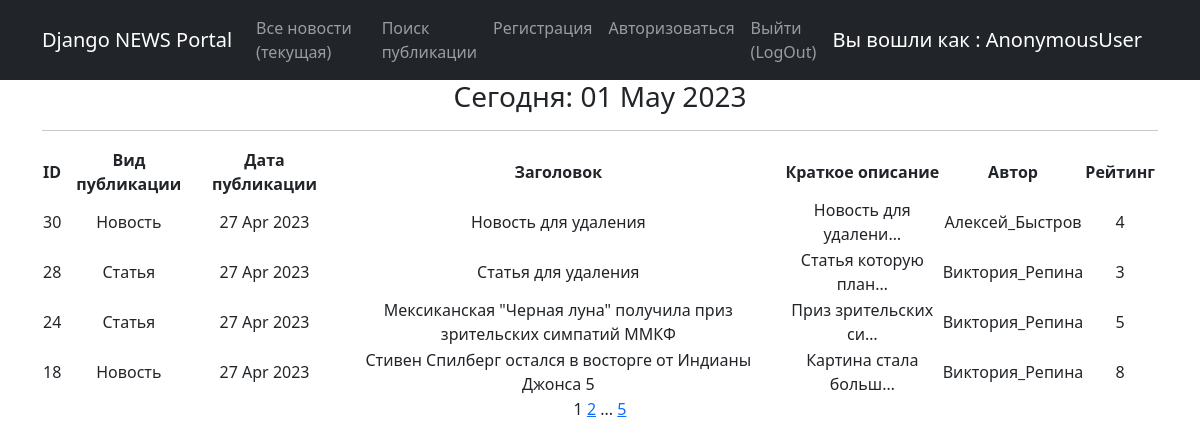
Page /news/ on the committed database.
### news/models.py (models this page shows, shortened)
class Post(models.Model):
    article = 'ART'
    news = 'NEW'
    POSITIONS = [
        (article, 'Статья'),
        (news, 'Новость')
    ]
    author = models.ForeignKey(Author, on_delete=models.CASCADE, verbose_name='Автор публикации')
    typeChoice = models.CharField(max_length=3, choices=POSITIONS, default=news, verbose_name='Вид публикации')
    pubDate = models.DateTimeField(auto_now_add=True, verbose_name='Дата публикации')
    postCategory = models.ManyToManyField(Category, through='PostCategory', default="Категория", verbose_name='Категория')
    headline = models.CharField(max_length=255, verbose_name='Заголовок')
    text = models.TextField(default="Текст статьи", verbose_name='Текст')
    postRating = models.SmallIntegerField(default=0, verbose_name='Рейтинг')
    class Meta:
        verbose_name = 'Публикация'
        verbose_name_plural = 'Публикации'

class Author(models.Model):
    authUser = models.OneToOneField(User, on_delete=models.CASCADE)
    authorRating = models.IntegerField(default=0)
    class Meta:
        verbose_name = 'Автор'
        verbose_name_plural = 'Авторы'

### news/views.py (the view)
# urls.py: path('', PostList.as_view(), name='posts_list'),
class PostList(ListView):
    model = Post
    ordering = '-pubDate'
    template_name = 'news.html'
    context_object_name = 'posts'
    paginate_by = 4
    def get_context_data(self, **kwargs):
        context = super().get_context_data(**kwargs)
        context['time_now'] = datetime.utcnow()
        context['next_post'] = None
        return context

### news/templatetags/custom_filters.py (called while the page is built)
@register.filter()
def censor(text, cens):
    text_list = text.split()
    censored_text_list = []
    cens = ["мира", 'слабо', 'клим']
    for n in text_list:
        word = ''.join(_ for _ in n if _ not in string.punctuation)
        if word.lower() in cens:
            censored_word = word[0] + '***'
            censored_text_list.append(n.replace(word, censored_word))
        else:
            censored_text_list.append(n)
    return ' '.join(censored_text_list)

### news/templatetags/custom_tags.py (called while the page is built)
@register.simple_tag(takes_context=True)
def url_replace(context, **kwargs):
   d = context['request'].GET.copy()
   for k, v in kwargs.items():
       d[k] = v
   return d.urlencode()

### templates/news.html (shortened to what this page needs)
{% extends 'flatpages/default.html' %}
{% load custom_filters %}
{% load custom_tags %}
{% block content %}
   <h3>Сегодня: {{time_now|date:'d M Y' }}</h3>
 <hr>
   {% if posts or postsearch %}
       <table>
           <tr>
               <td><b>ID</b></td>
               <td><b>Вид публикации</b></td>
               <td><b>Дата публикации</b></td>
               <td><b>Заголовок</b></td>
               <td><b>Краткое описание</b></td>
               <td><b>Автор</b></td>
               <td><b>Рейтинг</b></td>
           </tr>
           {% for post in posts %}
           <tr>
               <td>{{ post.id}}</td>
               <td>{{ post.get_typeChoice_display}}</td>
               <td>{{ post.pubDate|date:'d M Y'}}</td>
               <td>{{ post.headline|censor:''}}</td>
               <td>{{ post.text|truncatechars:20|censor:''}}</td>
               <td>{{ post.author.authUser}}</td>
               <td>{{ post.postRating}}</td>
               <td>
               </td>
           </tr>
           {% endfor %}
       </table>
   {% else %}
       <h2>Статей нет!</h2>
   {% endif %}
   {{ page_obj.number }}
   {% if page_obj.has_next %}
       <a href="?{% url_replace page=page_obj.next_page_number %}">{{ page_obj.next_page_number }}</a>
       {% if paginator.num_pages != page_obj.next_page_number %}
           ...
           <a href="?{% url_replace page=page_obj.paginator.num_pages %}">{{ page_obj.paginator.num_pages }}</a>
       {% endif %}
   {% endif %}
{% endblock content %}

### rows in the picture
Post: id "30", typeChoice "Новость", pubDate "27 Apr 2023", headline|censor "Новость для удаления", text|censor "Новость для удалени…", author.authUser "Алексей_Быстров", postRating "4"
Post: id "28", typeChoice "Статья", pubDate "27 Apr 2023", headline|censor "Статья для удаления", text|censor "Статья которую план…", author.authUser "Виктория_Репина", postRating "3"
Post: id "24", typeChoice "Статья", pubDate "27 Apr 2023", headline|censor "Мексиканская \"Черная луна\" получила приз зрительских симпатий ММКФ", text|censor "Приз зрительских си…", author.authUser "Виктория_Репина", postRating "5"
Post: id "18", typeChoice "Новость", pubDate "27 Apr 2023", headline|censor "Стивен Спилберг остался в восторге от Индианы Джонса 5", text|censor "Картина стала больш…", author.authUser "Виктория_Репина", postRating "8"

### other values in the picture
{{ user }} "AnonymousUser"
{{ time_now|date:'d M Y' }} "01 May 2023"
{{ page_obj.number }} "1"
{{ page_obj.next_page_number }} "2"
{{ page_obj.paginator.num_pages }} "5"
